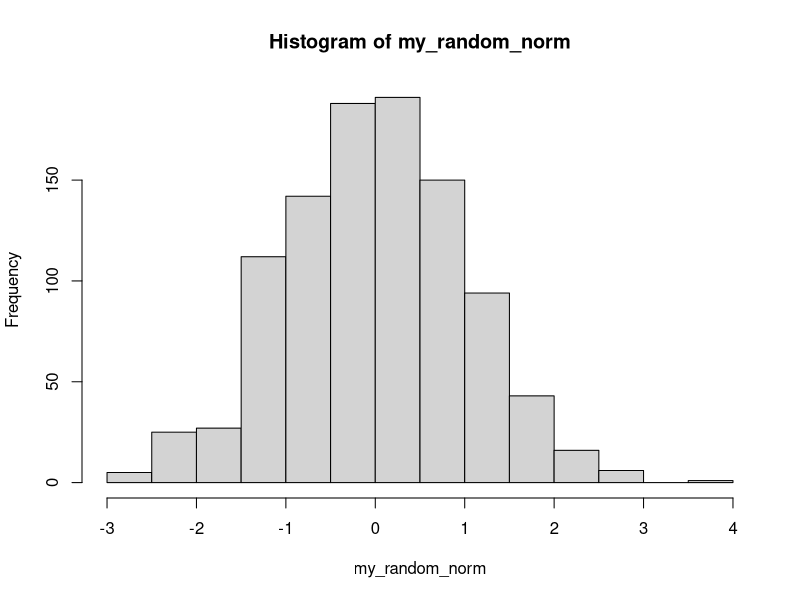
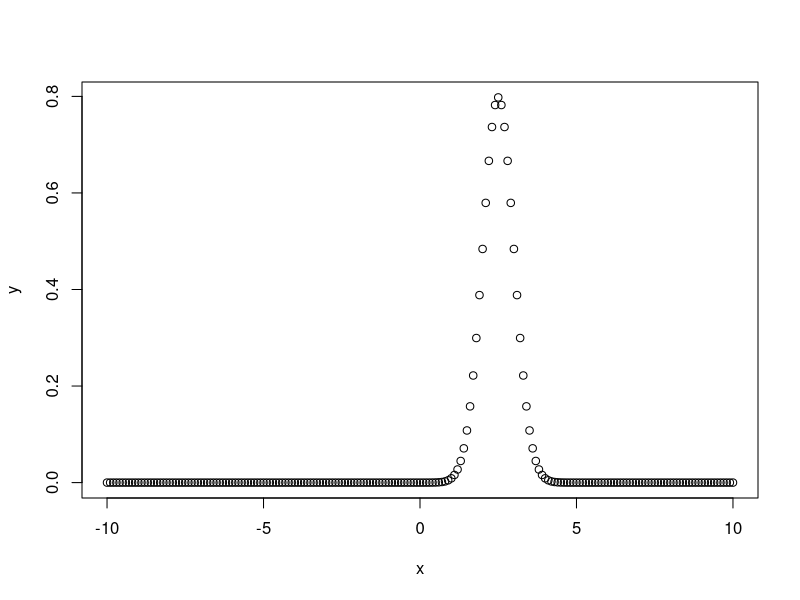

Write the R code that produced these figures, in order.
# Create a sequence of numbers between -10 and 10 incrementing by 0.1.
x <- seq(-10, 10, by = .1)

# Choose the mean as 2.5 and standard deviation as 0.5.
y <- dnorm(x, mean = 2.5, sd = 0.5)

# Give the chart file a name.
png(file = "dnorm.png")

plot(x,y)

# Save the file.
dev.off()






# Generating the random numbers with normal distribution
my_random_norm <- rnorm(1000)


hist(my_random_norm)
